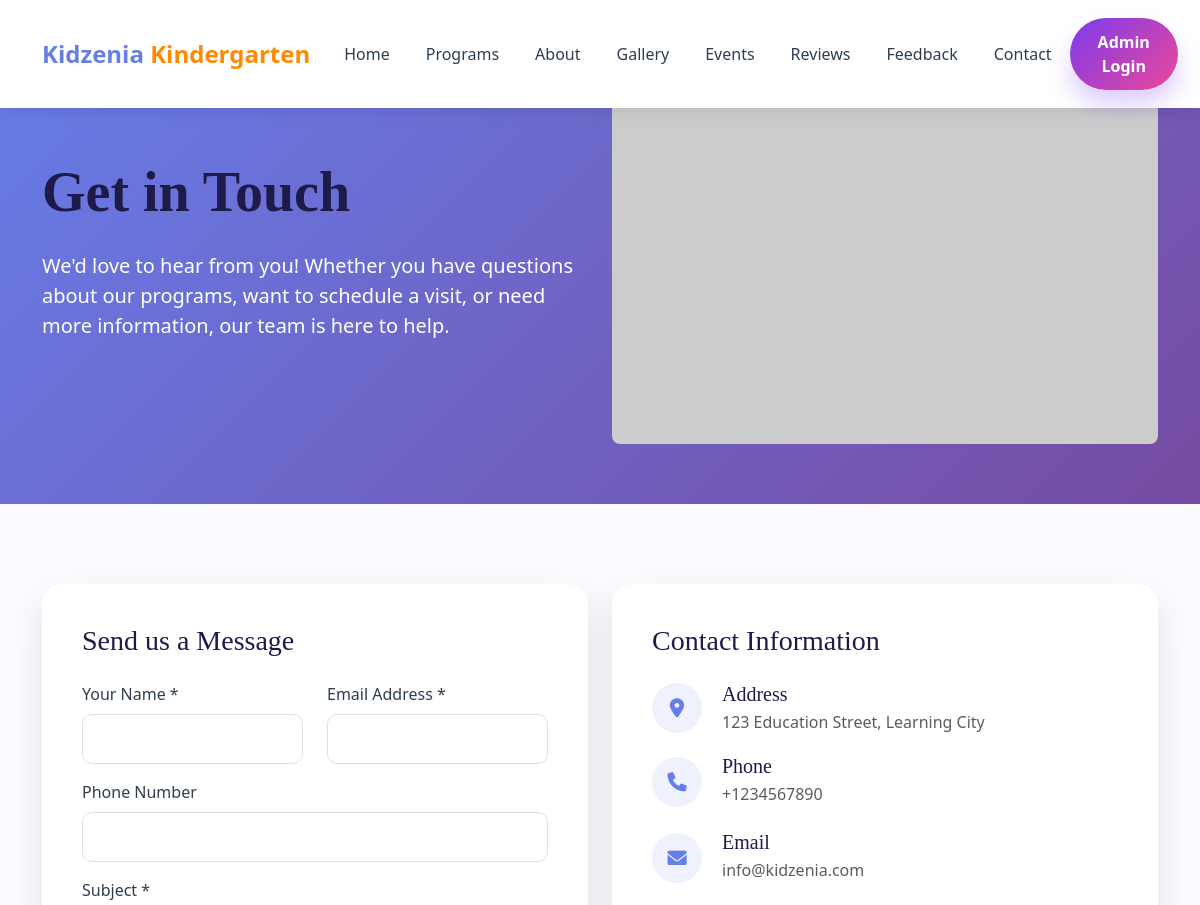
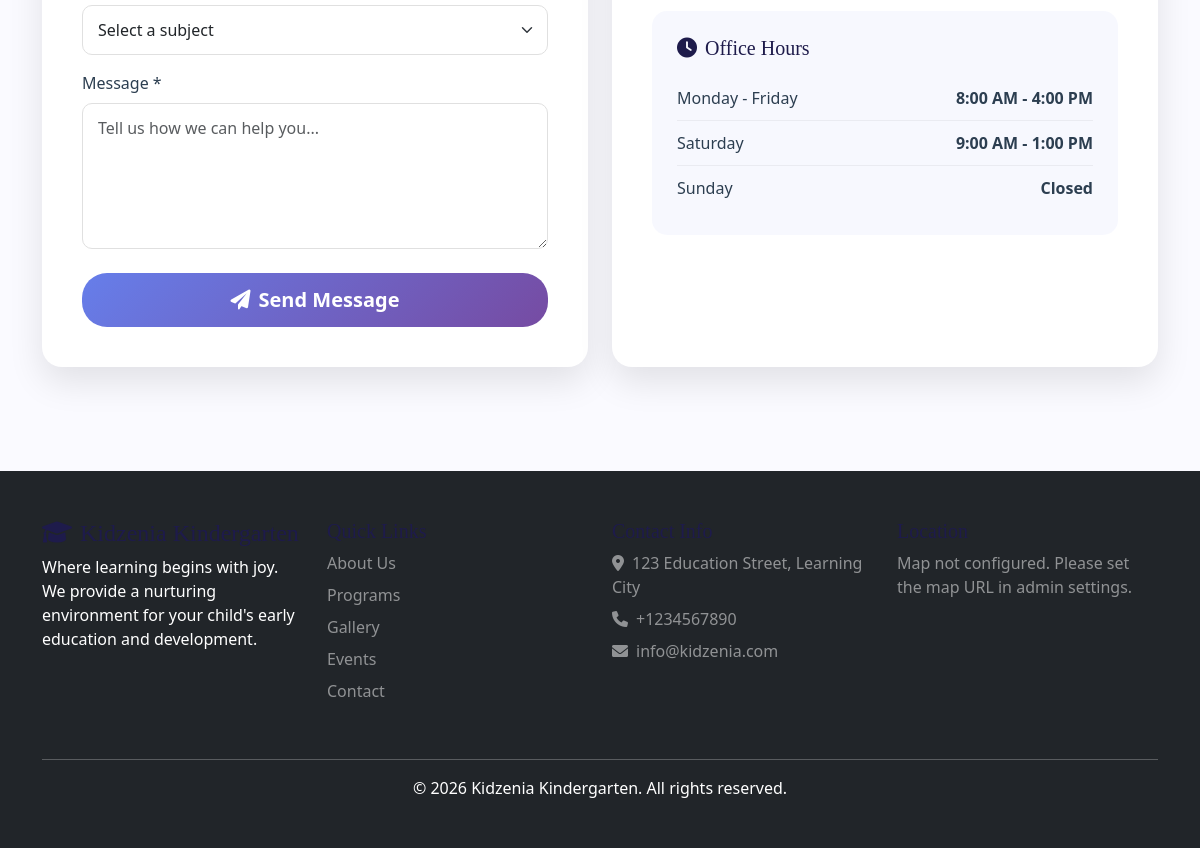
The page /contact.php on the database its author committed (2 pictures, top to bottom).
### tables this page shows
CREATE TABLE IF NOT EXISTS `homepage_cms` (
  `id` int(11) NOT NULL AUTO_INCREMENT,
  `section` varchar(50) NOT NULL,
  `content_key` varchar(100) NOT NULL,
  `content_type` enum('text','textarea','image','url','number','boolean') NOT NULL,
  `content_value` text DEFAULT NULL,
  `image_path` varchar(255) DEFAULT NULL,
  `is_active` tinyint(1) DEFAULT 1,
  `created_at` timestamp DEFAULT CURRENT_TIMESTAMP,
  `updated_at` timestamp DEFAULT CURRENT_TIMESTAMP ON UPDATE CURRENT_TIMESTAMP,
  PRIMARY KEY (`id`),
  UNIQUE KEY `unique_section_key` (`section`,`content_key`)
);

### config/app_settings.php (called while the page is built, shortened)
<?php
function app_settings_defaults() {
    return [
        'school_name' => 'Kidzenia Kindergarten',
        'school_address' => '123 Education Street, Learning City',
        'school_phone' => '+91 9876543210',
        'school_email' => 'hello@kidzenia.com',
        'academic_year' => '2024-2025',
        'facebook_url' => '',
        'twitter_url' => '',
        'instagram_url' => '',
        'youtube_url' => '',
        'linkedin_url' => ''
    ];
}
function app_settings_keys() {
    return array_keys(app_settings_defaults());
}
function load_app_settings(PDO $db) {
    migrate_social_settings_from_homepage_cms($db);
    $settings = app_settings_defaults();
    $placeholders = implode(',', array_fill(0, count(app_settings_keys()), '?'));
    $query = "SELECT setting_key, setting_value FROM settings WHERE setting_key IN ($placeholders)";
    $stmt = $db->prepare($query);
    $stmt->execute(app_settings_keys());
    foreach ($stmt->fetchAll(PDO::FETCH_ASSOC) as $row) {
        $settings[$row['setting_key']] = $row['setting_value'];
    }
    return $settings;
}
function app_setting_list($value) {
    $items = preg_split('/[\r\n,;]+/', (string)$value);
    $items = array_map('trim', $items);
    $items = array_filter($items, static function ($item) {
        return $item !== '';
    });
    return array_values(array_unique($items));
}
function app_phone_link($phone) {
    return preg_replace('/[^0-9+]/', '', $phone);
}
function migrate_social_settings_from_homepage_cms(PDO $db) {
    try {
        $socialKeys = ['facebook_url', 'twitter_url', 'instagram_url', 'youtube_url', 'linkedin_url'];
        $placeholders = implode(',', array_fill(0, count($socialKeys), '?'));
        $settingsQuery = "SELECT setting_key, setting_value FROM settings WHERE setting_key IN ($placeholders)";
        $settingsStmt = $db->prepare($settingsQuery);
        $settingsStmt->execute($socialKeys);
        $existingSettings = $settingsStmt->fetchAll(PDO::FETCH_KEY_PAIR);
        $cmsQuery = "SELECT content_key, content_value FROM homepage_cms
                     WHERE section = 'footer' AND content_key IN ($placeholders)";
        $cmsStmt = $db->prepare($cmsQuery);
        $cmsStmt->execute($socialKeys);
        $toSave = [];
        foreach ($cmsStmt->fetchAll(PDO::FETCH_KEY_PAIR) as $key => $value) {
            if (($existingSettings[$key] ?? '') === '' && trim((string)$value) !== '') {
                $toSave[$key] = $value;
            }
        }
    } catch (PDOException $exception) {
    }
}
?>

### contact.php (the view, shortened to what this page needs)
<?php
require_once 'config/config.php';
require_once 'config/app_settings.php';
try {
    $database = new Database();
    $db = $database->getConnection();
    $settings = load_app_settings($db);
    $cms_query = "SELECT * FROM homepage_cms WHERE is_active = 1 ORDER BY section, content_key";
    $cms_stmt = $db->prepare($cms_query);
    $cms_stmt->execute();
    $cms_results = $cms_stmt->fetchAll(PDO::FETCH_ASSOC);
    $cms_content = [];
    foreach ($cms_results as $row) {
        $cms_content[$row['section']][$row['content_key']] = $row;
    }
} catch(PDOException $exception) {
    $settings = app_settings_defaults();
    $cms_content = [];
}
?>
<!DOCTYPE html>
<html lang="en">
<head>
    <link href="https://cdn.jsdelivr.net/npm/bootstrap@5.3.0/dist/css/bootstrap.min.css" rel="stylesheet">
    <link href="https://cdnjs.cloudflare.com/ajax/libs/font-awesome/6.0.0/css/all.min.css" rel="stylesheet">
     <link rel="stylesheet" href="assets/style.css">
     <link rel="stylesheet" href="assets/contactstyle.css">
</head>
<body>
  <nav class="navbar navbar-expand-lg fixed-top">
  <div class="container">
    <a class="navbar-brand" href="index.php">
      <?php
      $logo_image = $cms_content['header']['logo_image']['content_value'] ?? $cms_content['header']['logo_image']['image_path'] ?? '';
      if (!empty($logo_image)) {
          if (strpos($logo_image, 'http') === 0) {
              $logo_src = $logo_image;
          } else {
              $logo_src = 'uploads/homepage/' . $logo_image;
          }
          echo '<img src="' . htmlspecialchars($logo_src) . '" alt="Kidzenia Logo" style="height: 40px; margin-right: 10px;">';
      } else {
          echo htmlspecialchars($cms_content['header']['logo_text']['content_value'] ?? 'Kidzenia');
      }
      ?>
      <?php if (empty($logo_image)): ?>
        <span><?php echo htmlspecialchars($cms_content['header']['logo_text_span']['content_value'] ?? 'Kindergarten'); ?></span>
      <?php endif; ?>
    </a>
    <div class="collapse navbar-collapse" id="navbarNav">
      <ul class="navbar-nav mx-auto">
        <li class="nav-item"><a class="nav-link" href="./index#home"><?php echo htmlspecialchars($cms_content['nav']['link_home']['content_value'] ?? 'Home'); ?></a></li>
        <li class="nav-item"><a class="nav-link" href="./index#programs"><?php echo htmlspecialchars($cms_content['nav']['link_programs']['content_value'] ?? 'Programs'); ?></a></li>
        <li class="nav-item"><a class="nav-link" href="./index#about"><?php echo htmlspecialchars($cms_content['nav']['link_about']['content_value'] ?? 'About'); ?></a></li>
        <li class="nav-item"><a class="nav-link" href="./index#gallery"><?php echo htmlspecialchars($cms_content['nav']['link_gallery']['content_value'] ?? 'Gallery'); ?></a></li>
        <li class="nav-item"><a class="nav-link" href="./index#events"><?php echo htmlspecialchars($cms_content['nav']['link_events']['content_value'] ?? 'Events'); ?></a></li>
        <li class="nav-item"><a class="nav-link" href="./index#reviews">Reviews</a></li>
        <li class="nav-item"><a class="nav-link" href="./index#feedback">Feedback</a></li>
        <li class="nav-item"><a class="nav-link" href="./index#contact"><?php echo htmlspecialchars($cms_content['nav']['link_contact']['content_value'] ?? 'Contact'); ?></a></li>
      </ul>
      <a href="auth/login.php" class="btn btn-theme"><?php echo htmlspecialchars($cms_content['header']['admin_login_text']['content_value'] ?? 'Admin Login'); ?></a>
    </div>
  </div>
</nav>
    <section class="hero-section">
        <div class="container">
            <div class="row align-items-center">
                <div class="col-lg-6">
                    <h1 class="display-4 fw-bold mb-4">Get in Touch</h1>
                    <p class="lead mb-4">We'd love to hear from you! Whether you have questions about our programs, want to schedule a visit, or need more information, our team is here to help.</p>
                </div>
                <div class="col-lg-6">
                    <img src="https://picsum.photos/seed/contact/600/400" alt="Contact Us" class="img-fluid rounded-3">
                </div>
            </div>
        </div>
    </section>
    <section class="contact-section">
        <div class="container">
            <div class="row">
                <div class="col-lg-6 mb-4">
                    <div class="contact-card" id="contact-form">
                        <h3 class="mb-4">Send us a Message</h3>
                        <form method="POST">
                            <div class="row">
                                <div class="col-md-6 mb-3">
                                    <label class="form-label">Your Name *</label>
                                    <input type="text" class="form-control" name="name" required>
                                </div>
                                <div class="col-md-6 mb-3">
                                    <label class="form-label">Email Address *</label>
                                    <input type="email" class="form-control" name="email" required>
                                </div>
                            </div>
                            <div class="mb-3">
                                <label class="form-label">Phone Number</label>
                                <input type="tel" class="form-control" name="phone">
                            </div>
                            <div class="mb-3">
                                <label class="form-label">Subject *</label>
                                <select class="form-select" name="subject" required>
                                    <option value="">Select a subject</option>
                                </select>
                            </div>
                            <div class="mb-4">
                                <label class="form-label">Message *</label>
                                <textarea class="form-control" name="message" rows="5" required placeholder="Tell us how we can help you..."></textarea>
                            </div>
                            <button type="submit" class="btn btn-gradient btn-lg w-100">
                                <i class="fas fa-paper-plane me-2"></i>Send Message
                            </button>
                        </form>
                    </div>
                </div>
                <div class="col-lg-6 mb-4">
                    <div class="contact-card">
                        <h3 class="mb-4">Contact Information</h3>
                        <div class="info-item">
                            <div class="info-icon">
                                <i class="fas fa-map-marker-alt"></i>
                            </div>
                            <div>
                                <h5 class="mb-1">Address</h5>
                                <p class="text-muted mb-0"><?php echo htmlspecialchars($settings['school_address']); ?></p>
                            </div>
                        </div>
                        <div class="info-item">
                            <div class="info-icon">
                                <i class="fas fa-phone"></i>
                            </div>
                            <div>
                                <h5 class="mb-1">Phone</h5>
                                <?php foreach (app_setting_list($settings['school_phone']) as $phone): ?>
                                    <p class="text-muted mb-1">
                                        <a href="tel:<?php echo htmlspecialchars(app_phone_link($phone)); ?>" class="text-muted text-decoration-none"><?php echo htmlspecialchars($phone); ?></a>
                                    </p>
                                <?php endforeach; ?>
                            </div>
                        </div>
                        <div class="info-item">
                            <div class="info-icon">
                                <i class="fas fa-envelope"></i>
                            </div>
                            <div>
                                <h5 class="mb-1">Email</h5>
                                <?php foreach (app_setting_list($settings['school_email']) as $email): ?>
                                    <p class="text-muted mb-1">
                                        <a href="mailto:<?php echo htmlspecialchars($email); ?>" class="text-muted text-decoration-none"><?php echo htmlspecialchars($email); ?></a>
                                    </p>
                                <?php endforeach; ?>
                            </div>
                        </div>
                        <div class="working-hours">
                            <h5 class="mb-3">
                                <i class="fas fa-clock me-2"></i>Office Hours
                            </h5>
                            <div class="hours-item">
                                <span><?php echo htmlspecialchars($cms_content['office_hours']['monday_friday_label']['content_value'] ?? 'Monday - Friday'); ?></span>
                                <span class="fw-bold"><?php echo htmlspecialchars($cms_content['office_hours']['monday_friday_time']['content_value'] ?? '8:00 AM - 4:00 PM'); ?></span>
                            </div>
                            <div class="hours-item">
                                <span><?php echo htmlspecialchars($cms_content['office_hours']['saturday_label']['content_value'] ?? 'Saturday'); ?></span>
                                <span class="fw-bold"><?php echo htmlspecialchars($cms_content['office_hours']['saturday_time']['content_value'] ?? '9:00 AM - 1:00 PM'); ?></span>
                            </div>
                            <div class="hours-item">
                                <span><?php echo htmlspecialchars($cms_content['office_hours']['sunday_label']['content_value'] ?? 'Sunday'); ?></span>
                                <span class="fw-bold"><?php echo htmlspecialchars($cms_content['office_hours']['sunday_time']['content_value'] ?? 'Closed'); ?></span>
                            </div>
                        </div>
                    </div>
                </div>
            </div>
        </div>
    </section>
    <footer class="bg-dark text-white py-5">
        <div class="container">
            <div class="row">
                <div class="col-lg-3 mb-4">
                    <h4><i class="fas fa-graduation-cap me-2"></i>Kidzenia Kindergarten</h4>
                    <p>Where learning begins with joy. We provide a nurturing environment for your child's early education and development.</p>
                </div>
                <div class="col-lg-3 mb-4">
                    <h5>Quick Links</h5>
                    <ul class="list-unstyled">
                        <li class="mb-2"><a href="index.php#about" class="text-white-50">About Us</a></li>
                        <li class="mb-2"><a href="index.php#programs" class="text-white-50">Programs</a></li>
                        <li class="mb-2"><a href="index.php#gallery" class="text-white-50">Gallery</a></li>
                        <li class="mb-2"><a href="index.php#events" class="text-white-50">Events</a></li>
                        <li class="mb-2"><a href="contact.php" class="text-white-50">Contact</a></li>
                    </ul>
                </div>
                <div class="col-lg-3 mb-4">
                    <h5>Contact Info</h5>
                    <div class="text-white-50 footer-contact-list">
                        <span><i class="fas fa-map-marker-alt me-2"></i><?php echo htmlspecialchars($settings['school_address']); ?></span>
                        <?php foreach (app_setting_list($settings['school_phone']) as $phone): ?>
                            <a href="tel:<?php echo htmlspecialchars(app_phone_link($phone)); ?>" class="text-white-50">
                                <i class="fas fa-phone me-2"></i><?php echo htmlspecialchars($phone); ?>
                            </a>
                        <?php endforeach; ?>
                        <?php foreach (app_setting_list($settings['school_email']) as $email): ?>
                            <a href="mailto:<?php echo htmlspecialchars($email); ?>" class="text-white-50">
                                <i class="fas fa-envelope me-2"></i><?php echo htmlspecialchars($email); ?>
                            </a>
                        <?php endforeach; ?>
                    </div>
                </div>
                <div class="col-lg-3 mb-4">
                    <h5>Location</h5>
                    <?php if (!empty($cms_content['contact']['map_url']['content_value'])): ?>
                    <div class="map-container-footer" style="height: 200px; border-radius: 8px; overflow: hidden;">
                        <iframe src="<?php echo htmlspecialchars($cms_content['contact']['map_url']['content_value']); ?>" width="100%" height="100%" style="border:0;" allowfullscreen="" loading="lazy"></iframe>
                    </div>
                    <?php else: ?>
                    <p class="text-white-50">Map not configured. Please set the map URL in admin settings.</p>
                    <?php endif; ?>
                </div>
            </div>
            <hr class="bg-secondary">
            <div class="text-center">
                <p class="mb-0">&copy; <?php echo date('Y'); ?> Kidzenia Kindergarten. All rights reserved.</p>
            </div>
        </div>
    </footer>
</body>
</html>

### rows shown on the page
homepage_cms: content_value "Kidzenia"
homepage_cms: content_value "Kindergarten"
homepage_cms: content_value "Home"
homepage_cms: content_value "Programs"
homepage_cms: content_value "About"
homepage_cms: content_value "Gallery"
homepage_cms: content_value "Events"
homepage_cms: content_value "Contact"
homepage_cms: content_value "Admin Login"
homepage_cms: content_value "Monday - Friday"
homepage_cms: content_value "8:00 AM - 4:00 PM"
homepage_cms: content_value "Saturday"
homepage_cms: content_value "9:00 AM - 1:00 PM"
homepage_cms: content_value "Sunday"
homepage_cms: content_value "Closed"

### other values the page prints
$settings['school_address'] "123 Education Street, Learning City"
$phone "+1234567890"
$email "info@kidzenia.com"
